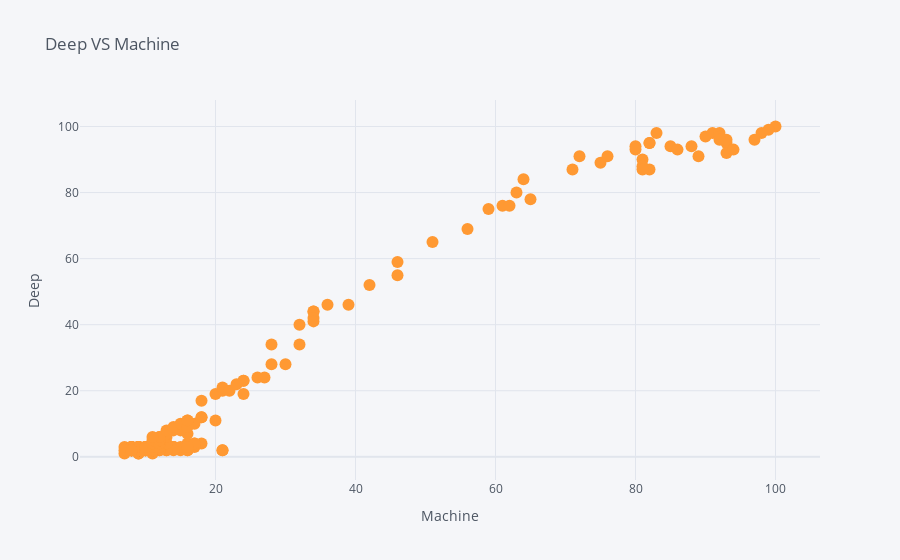

This figure's notebook cell:
### Markdown cell above
Visualize Relationship between deep learning and machine learning

### Code cell
data = df[['machine learning', 'deep learning']].set_index('machine learning')
data.iplot(title='Deep VS Machine',
           xTitle = 'Machine',
           yTitle='Deep',
          mode='markers')

### Figure 1 — Plotly figure (JSON) as saved in the notebook; plotly's stock layout.template omitted (floating-point values rounded to 4 significant figures; data arrays with more than 128 entries replaced by an {"elided": "..."} marker saying what was removed)
{"data": [{"line": {"color": "rgba(255, 153, 51, 1.0)", "dash": "solid", "shape": "linear", "width": 1.3}, "marker": {"size": 12, "symbol": "circle"}, "mode": "markers", "name": "deep learning", "text": "", "type": "scatter", "x": {"elided": "194 int values"}, "y": {"elided": "194 int values"}}], "layout": {"legend": {"bgcolor": "#F5F6F9", "font": {"color": "#4D5663"}}, "paper_bgcolor": "#F5F6F9", "plot_bgcolor": "#F5F6F9", "title": {"font": {"color": "#4D5663"}, "text": "Deep VS Machine"}, "xaxis": {"gridcolor": "#E1E5ED", "showgrid": true, "tickfont": {"color": "#4D5663"}, "title": {"font": {"color": "#4D5663"}, "text": "Machine"}, "zerolinecolor": "#E1E5ED"}, "yaxis": {"gridcolor": "#E1E5ED", "showgrid": true, "tickfont": {"color": "#4D5663"}, "title": {"font": {"color": "#4D5663"}, "text": "Deep"}, "zerolinecolor": "#E1E5ED"}}}
